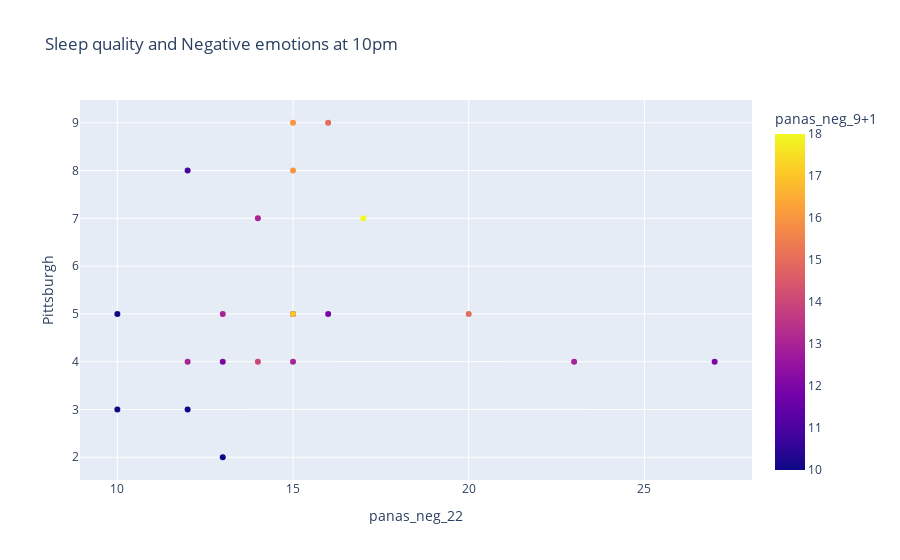

The notebook cell this image was saved under:
### Code cell
# Scatter plot showing the quantity of sleep and stress level
plt = px.scatter(sleep_df, 
        x='panas_neg_22', y='Pittsburgh', 
        color='panas_neg_9+1', title='Sleep quality and Negative emotions at 10pm')
plt.show()

### Figure 1 — Plotly figure (JSON) as saved in the notebook; plotly's stock layout.template omitted (floating-point values rounded to 4 significant figures)
{"data": [{"hovertemplate": "panas_neg_22=%{x}<br>Pittsburgh=%{y}<br>panas_neg_9+1=%{marker.color}<extra></extra>", "legendgroup": "", "marker": {"color": [10, 18, 11, 14, 16, 16, 13, 10, 15, 12, 13, 12, 10, 11, 17, 10, 12, 13, 15, 13, 13], "coloraxis": "coloraxis", "symbol": "circle"}, "mode": "markers", "name": "", "orientation": "v", "showlegend": false, "type": "scatter", "x": [10, 17, 12, 14, 15, 15, 14, 12, 16, 27, 23, 13, 13, 15, 15, 10, 16, 15, 20, 12, 13], "xaxis": "x", "y": [5, 7, 8, 4, 8, 9, 7, 3, 9, 4, 4, 4, 2, 5, 5, 3, 5, 4, 5, 4, 5], "yaxis": "y"}], "layout": {"coloraxis": {"colorbar": {"title": {"text": "panas_neg_9+1"}}, "colorscale": [[0, "#0d0887"], [0.1111, "#46039f"], [0.2222, "#7201a8"], [0.3333, "#9c179e"], [0.4444, "#bd3786"], [0.5556, "#d8576b"], [0.6667, "#ed7953"], [0.7778, "#fb9f3a"], [0.8889, "#fdca26"], [1, "#f0f921"]]}, "legend": {"tracegroupgap": 0}, "title": {"text": "Sleep quality and Negative emotions at 10pm"}, "xaxis": {"anchor": "y", "domain": [0, 1], "title": {"text": "panas_neg_22"}}, "yaxis": {"anchor": "x", "domain": [0, 1], "title": {"text": "Pittsburgh"}}}}
